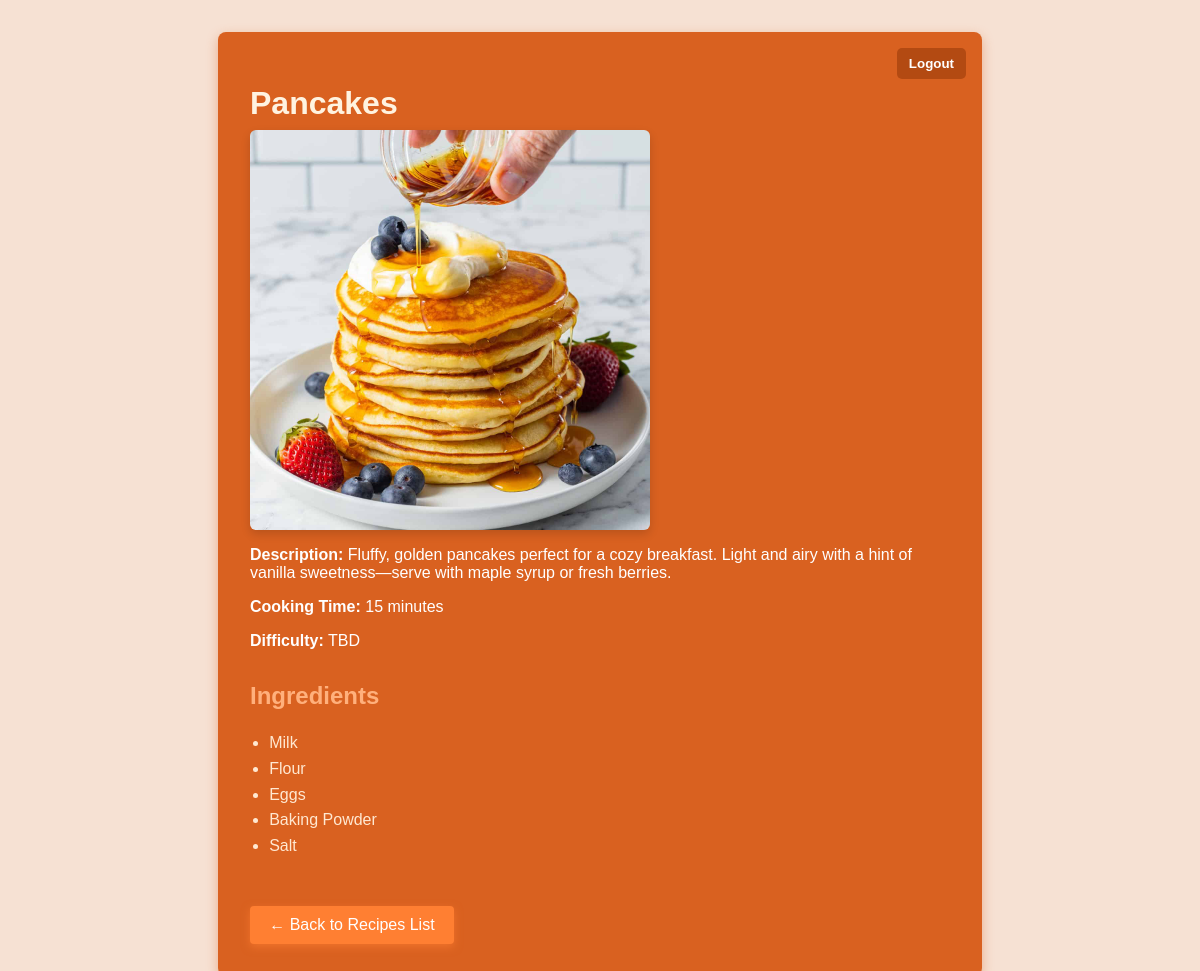
The app's page /detail/7/ (signed in) with its own data.
### recipes/models.py (models this page shows, shortened)
class Recipe(models.Model):
    title = models.CharField(max_length=200)
    description = models.TextField(blank=True)
    cooking_time = models.PositiveIntegerField(help_text="Enter cooking time in minutes")
    difficulty = models.CharField(max_length=20, default="TBD")
    ingredients = models.ManyToManyField(Ingredient, through='RecipeIngredient')
    pic = models.ImageField(upload_to="recipes", default="no_picture.jpeg")

### recipeingredients/models.py (models this page shows, shortened)
class RecipeIngredient(models.Model):
    recipe = models.ForeignKey(
        Recipe, on_delete=models.CASCADE, related_name='recipe_ingredients'  # e.g. use this
    )
    ingredient = models.ForeignKey(Ingredient, on_delete=models.CASCADE)

### ingredients/models.py (models this page shows, shortened)
class Ingredient(models.Model):
    name = models.CharField(max_length=200)

### recipes/views.py (the view)
# urls.py: path('detail/<int:pk>/', recipe_detail, name='recipe_detail'),
@login_required(login_url='login')
def recipe_detail(request, pk):
    recipe = get_object_or_404(Recipe, pk=pk)
    return render(request, 'recipes/recipe_detail.html', {'recipe': recipe})

### recipes/templates/recipes/recipe_detail.html (shortened to what this page needs)
<!DOCTYPE html>
<html lang="en">
<head>
</head>
<body>
  <div class="container">
    <form class="logout-form" action="{% url 'recipes:logout' %}" method="post">
      <button type="submit" aria-label="Logout">Logout</button>
    </form>
    <h1>{{ recipe.title }}</h1>
    <img src="{{ recipe.pic.url }}" alt="{{ recipe.title }}" />
    <p><strong>Description:</strong> {{ recipe.description }}</p>
    <p><strong>Cooking Time:</strong> {{ recipe.cooking_time }} minutes</p>
    <p><strong>Difficulty:</strong> {{ recipe.difficulty }}</p>
    <h2>Ingredients</h2>
    <ul>
      {% for ri in recipe.recipe_ingredients.all %}
        <li>{{ ri.ingredient.name }}</li>
      {% empty %}
        <li>No ingredients found.</li>
      {% endfor %}
    </ul>
    <a href="{% url 'recipes:recipe_list' %}">← Back to Recipes List</a>
  </div>
</body>
</html>

### recipes/templates/recipes/recipe_detail.html (style rules this page uses)
body { font-family: Arial, sans-serif; margin: 2rem; background-color: #f6e1d3; color: #3a2e2e; }
.container { background-color: #d96120; border-radius: 8px; padding: 2rem; max-width: 700px; margin: auto; box-shadow: 0 4px 12px rgba(217, 97, 32, 0.4); color: #fff; position: relative; }
img { width: 100%; max-width: 400px; height: auto; display: block; margin-bottom: 1rem; border-radius: 6px; box-shadow: 0 4px 10px rgba(0,0,0,0.15); }
h1 { color: #fff3e0; margin-bottom: 0.5rem; }
h2 { margin-top: 2rem; color: #ffb07c; }
ul { padding-left: 1.2rem; color: #ffe8d1; }
li { line-height: 1.6; }
p strong { color: #fff; }
a { display: inline-block; margin-top: 2rem; padding: 0.6rem 1.2rem; background-color: #ff7f32; color: white; text-decoration: none; border-radius: 4px; box-shadow: 0 3px 8px rgba(255,127,50,0.6); transition: background-color 0.3s ease; }
form.logout-form { position: absolute; top: 1rem; right: 1rem; margin: 0; }
form.logout-form button { background-color: #b34a12; border: none; color: white; padding: 8px 12px; border-radius: 5px; cursor: pointer; font-weight: 600; transition: background-color 0.3s ease; }

### records on screen
Recipe: title "Pancakes", pic (picture), description "Fluffy, golden pancakes perfect for a cozy breakfast. Light and airy with a hint of vanilla sweetness—serve with maple syrup or fresh berries.", cooking_time "15", difficulty "TBD"
RecipeIngredient: ingredient.name "Milk"
RecipeIngredient: ingredient.name "Flour"
RecipeIngredient: ingredient.name "Eggs"
RecipeIngredient: ingredient.name "Baking Powder"
RecipeIngredient: ingredient.name "Salt"
